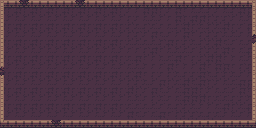

A level layout from a 2D game, rendered from its tile map. Below: a short description, then the map file with tile-grid data replaced by summaries:
An orthogonal 32x16 tile map with 8x8 px tiles, 2 tile layers (floor, walls) and 4 objects (leftLimit, rightLimit, topLimit, bottomLimit).

<map version="1.2" tiledversion="1.2.1" orientation="orthogonal" renderorder="left-up" width="32" height="16" tilewidth="8" tileheight="8" infinite="0" nextlayerid="6" nextobjectid="6">
 <tileset firstgid="1" source="topdown.tsx" />
 <layer id="4" name="floor" width="32" height="16">
  <data>[512 cells, 512 non-empty, 4 distinct tile ids]</data>
 </layer>
 <layer id="5" name="walls" width="32" height="16">
  <data>[512 cells, 92 non-empty, 14 distinct tile ids]</data>
 </layer>
 <objectgroup id="3" name="collisionObjects">
  <object id="1" name="leftLimit" x="0.00267519" y="8" width="3.99732" height="112" />
  <object id="3" name="rightLimit" x="252" y="8" width="3.99732" height="112" />
  <object id="4" name="topLimit" x="0" y="0" width="256" height="8" />
  <object id="5" name="bottomLimit" x="0" y="120" width="256" height="8" />
 </objectgroup>
</map>
